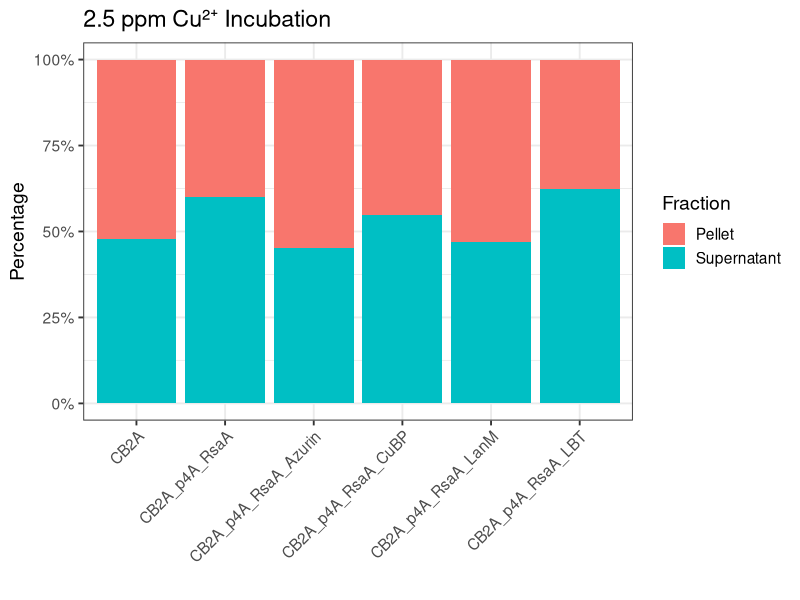

Generate this figure with R:
# ------------------------------
# Data
# ------------------------------
df <- data.frame(
  Strain = c(
    "CB2A",
    "CB2A_p4A_RsaA",
    "CB2A_p4A_RsaA_LanM",
    "CB2A_p4A_RsaA_LBT",
    "CB2A_p4A_RsaA_CuBP",
    "CB2A_p4A_RsaA_Azurin"
  ),
  Supernatant = c(1.007, 2.174, 0.941, 1.634, 1.275, 0.832),
  Pellet      = c(1.097, 1.450, 1.059, 0.985, 1.052, 1.011)
)

# ------------------------------
# Convert to tidy format
# ------------------------------
library(tidyr)
library(dplyr)
library(ggplot2)

df_long <- df %>%
  pivot_longer(cols = c(Supernatant, Pellet),
               names_to = "Fraction",
               values_to = "Value")

# ------------------------------
# Normalize to % stacked bars
# ------------------------------
df_long <- df_long %>%
  group_by(Strain) %>%
  mutate(Percent = Value / sum(Value))

# ------------------------------
# Plot
# ------------------------------
ggplot(df_long, aes(x = Strain, y = Percent, fill = Fraction)) +
  geom_bar(stat = "identity") +
  scale_y_continuous(labels = scales::percent_format(accuracy = 1)) +
  labs(
    title = "2.5 ppm Cu²⁺ Incubation",
    y = "Percentage",
    x = ""
  ) +
  theme_bw(base_size = 14) +
  theme(
    axis.text.x = element_text(angle = 45, hjust = 1)
  )
